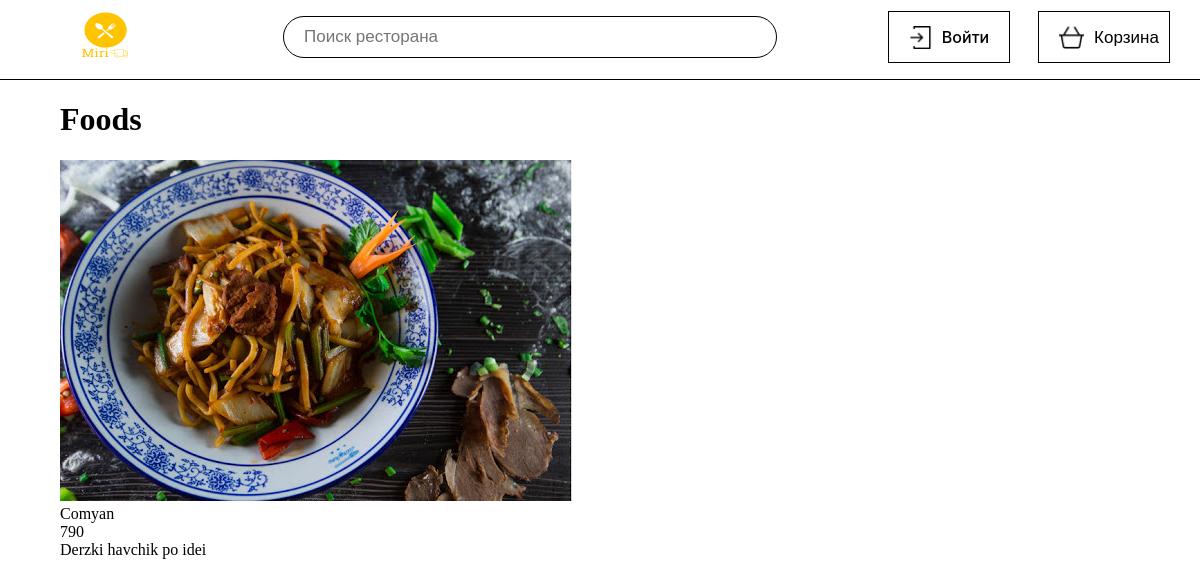
The app's page /restaurant/lanzhou-1588928747 with its own data.
### Restaurants/models.py (models this page shows, shortened)
class Foods(models.Model):
    name = models.CharField(max_length=120)
    slug = models.SlugField(blank=True)
    image = models.ImageField(blank=True, upload_to='food-image', default='smth')
    price = models.IntegerField()
    description = models.TextField(max_length=1000)
    restaurant = models.ManyToManyField('Restaurants', related_name='food')

### Miri/views.py (the view)
# urls.py: path('restaurant/<str:slug>', restaurant_detail, name='restaurant_detail_url'),
def restaurant_detail(request, slug):
	restaurant = Restaurants.objects.get(slug__iexact=slug)
	food = Foods.objects.all()
	context = {
		'food':food,
		'restaurant':restaurant
	}
	return render(request, 'Miri/restaurant_detail.html', context=context)

### Miri/templates/Miri/restaurant_detail.html (shortened to what this page needs)
{% extends 'base.html' %}
{% block content %}
<h1>Foods</h1>
  {% for restaurant in restaurant.food.all %}
  <div class="">
    <a style="text-decoration: none;" href="#">
    <img class="img_" src="{{restaurant.image.url}}" alt="image"/>
    </a>
  </div>
  <div class="">
    {{restaurant.name}}
  </div>
  <div class="">
    {{restaurant.price}}
  </div>
  <div class="">
    {{restaurant.description}}
  </div>
  {% endfor %}
{% endblock %}

### static/css/style.css (style rules this page uses)
body { margin: 0; padding: 0; }
a { text-decoration: none; color: black; }
.cart-section a { width: 100%; height: 100%; display: block; }

### records on screen
Foods: image (picture), name "Comyan", price "790", description "Derzki havchik po idei"
